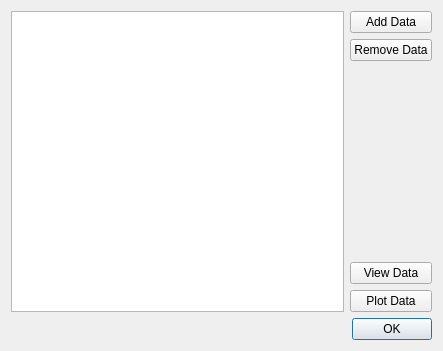
<?xml version="1.0" encoding="UTF-8"?>
<ui version="4.0">
 <class>UserPlotDataManagerDialog</class>
 <widget class="QDialog" name="UserPlotDataManagerDialog">
  <property name="geometry">
   <rect>
    <x>0</x>
    <y>0</y>
    <width>443</width>
    <height>351</height>
   </rect>
  </property>
  <property name="windowTitle">
   <string>User Plot Data Manager</string>
  </property>
  <layout class="QGridLayout" name="gridLayout_2">
   <item row="1" column="1">
    <widget class="QPushButton" name="pbOK">
     <property name="text">
      <string>OK</string>
     </property>
    </widget>
   </item>
   <item row="1" column="0">
    <spacer name="horizontalSpacer">
     <property name="orientation">
      <enum>Qt::Horizontal</enum>
     </property>
     <property name="sizeHint" stdset="0">
      <size>
       <width>37</width>
       <height>20</height>
      </size>
     </property>
    </spacer>
   </item>
   <item row="0" column="0" colspan="2">
    <layout class="QGridLayout" name="gridLayout">
     <item row="0" column="0">
      <layout class="QVBoxLayout" name="verticalLayout">
       <item>
        <widget class="PlotManagerTable" name="UserPlotDataTable">
         <property name="editTriggers">
          <set>QAbstractItemView::AllEditTriggers</set>
         </property>
         <property name="showGrid">
          <bool>true</bool>
         </property>
         <attribute name="horizontalHeaderVisible">
          <bool>false</bool>
         </attribute>
         <attribute name="horizontalHeaderDefaultSectionSize">
          <number>150</number>
         </attribute>
         <attribute name="horizontalHeaderStretchLastSection">
          <bool>true</bool>
         </attribute>
         <attribute name="verticalHeaderVisible">
          <bool>true</bool>
         </attribute>
         <attribute name="verticalHeaderDefaultSectionSize">
          <number>20</number>
         </attribute>
         <attribute name="verticalHeaderMinimumSectionSize">
          <number>20</number>
         </attribute>
         <column>
          <property name="text">
           <string>Plot Data</string>
          </property>
         </column>
         <column>
          <property name="text">
           <string>Plot Window</string>
          </property>
         </column>
        </widget>
       </item>
      </layout>
     </item>
     <item row="0" column="1">
      <layout class="QVBoxLayout" name="verticalLayout_2">
       <item>
        <widget class="QPushButton" name="pbAddData">
         <property name="text">
          <string>Add Data</string>
         </property>
        </widget>
       </item>
       <item>
        <widget class="QPushButton" name="pbRemoveData">
         <property name="text">
          <string>Remove Data</string>
         </property>
        </widget>
       </item>
       <item>
        <spacer name="verticalSpacer">
         <property name="orientation">
          <enum>Qt::Vertical</enum>
         </property>
         <property name="sizeHint" stdset="0">
          <size>
           <width>20</width>
           <height>40</height>
          </size>
         </property>
        </spacer>
       </item>
       <item>
        <widget class="QPushButton" name="pbViewTable">
         <property name="text">
          <string>View Data</string>
         </property>
        </widget>
       </item>
       <item>
        <widget class="QPushButton" name="pbViewPlot">
         <property name="text">
          <string>Plot Data</string>
         </property>
        </widget>
       </item>
      </layout>
     </item>
    </layout>
   </item>
  </layout>
 </widget>
 <customwidgets>
  <customwidget>
   <class>PlotManagerTable</class>
   <extends>QTableWidget</extends>
   <header>coastalme.DataTable</header>
  </customwidget>
 </customwidgets>
 <resources/>
 <connections/>
</ui>
